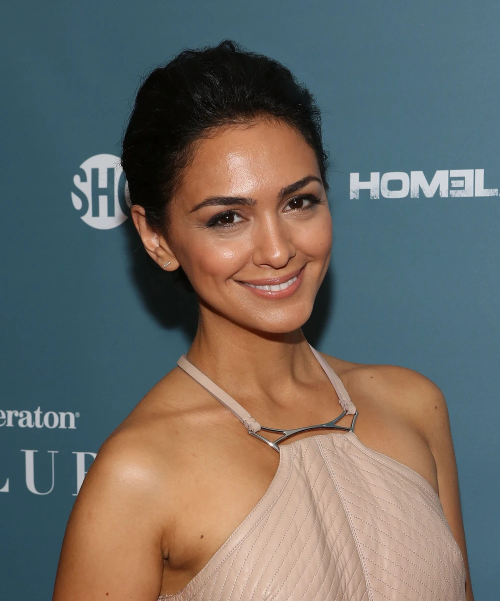
#> input picture images/Iranian_model.webp, 1000 x 1201 px (shown at 1/2 size)
$ jupyter execute example6.ipynb
#> lines starting #> are read from the running program, lines starting #| are printed output that depends on the picture
[cell 1]
from PIL import  Image

model1 = Image.open("../../images/Iranian_model.webp")
#> model1 is the input picture: PIL image 1000x1201 RGB; mean R, G, B 108.5, 106.4, 101.9

model1.show()

[cell 2]
## You can rotate images

model1.rotate(180).show()
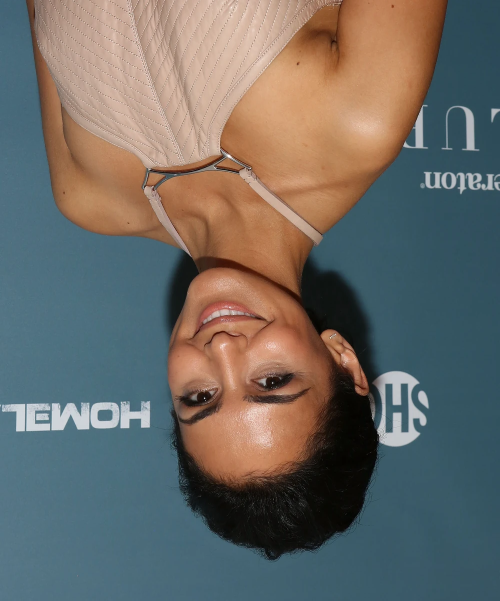
#> shown: PIL image 1000x1201 RGB (shown at 1/2 size); mean R, G, B 108.5, 106.4, 101.9

[cell 3]
## The original size of the image

model1.size
#> Out = (1000, 1201)

[cell 4]
## Make a thumbnail of the image (changes the original image instance)

THUMB_NAIL_SIZE = (128, 128)
model1.thumbnail(THUMB_NAIL_SIZE)
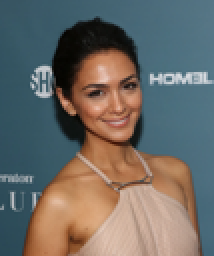
#> model1: PIL image 107x128 RGB (shown 2 times larger); mean R, G, B 108.5, 106.5, 101.9
model1.show()
